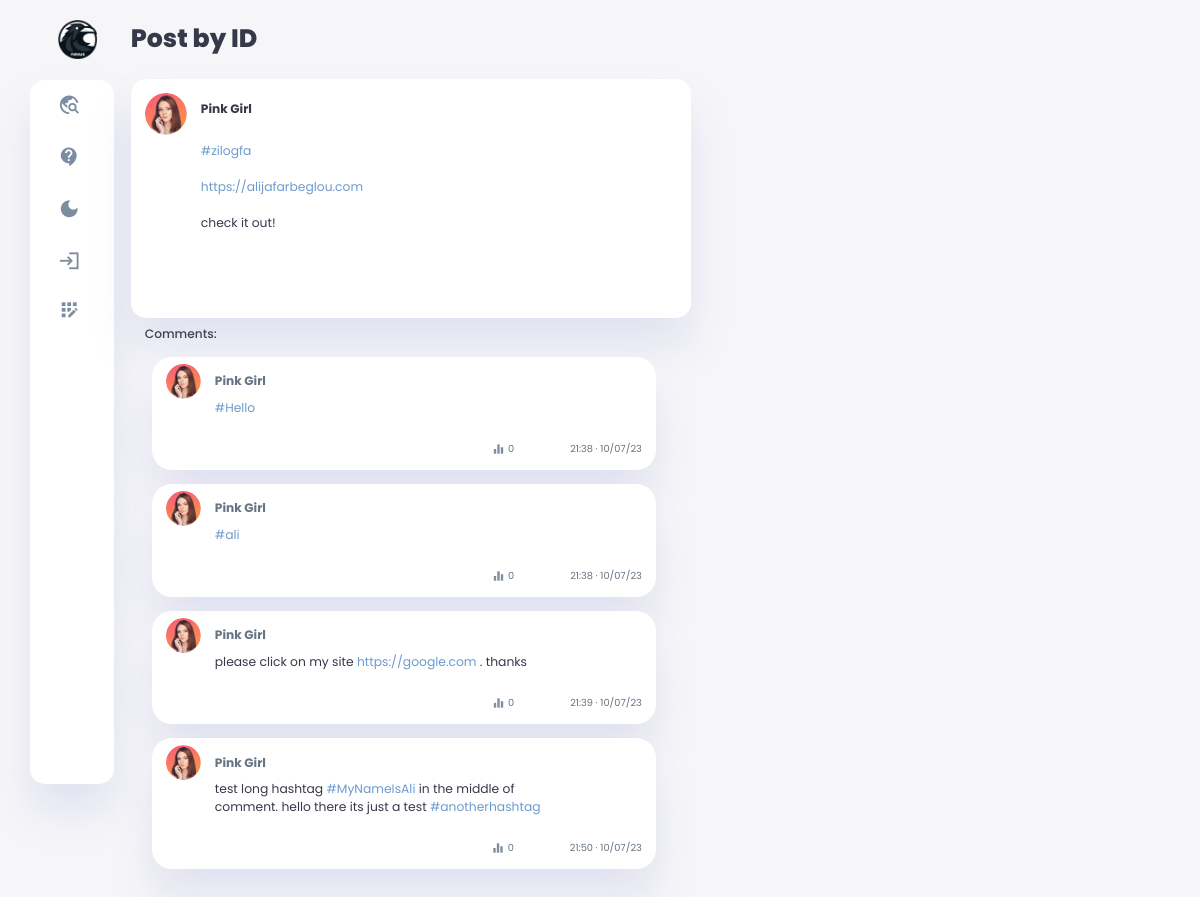
The app's page /showpost/8 with its own data.
### main.py (models this page shows, shortened)
    class User(db.Model, UserMixin):
        __tablename__ = 'user'
        id = db.Column(db.Integer, primary_key=True)
        username = db.Column(db.String(40), nullable=False, unique=False)
        email = db.Column(db.String(80), nullable=False, unique=True)
        password = db.Column(db.String(100), nullable=False)
        profile_picture = db.Column(db.String(80))
        header_picture = db.Column(db.String(80))
        bio = db.Column(db.Text, nullable=True)
        phone_number = db.Column(db.String(20), nullable=True)
        location = db.Column(db.String(30), nullable=True)
        birthday = db.Column(db.DateTime, nullable=True)
        bio_url = db.Column(db.String(255), nullable=True)
        profile_impressions = db.Column(db.Integer, default=0)
        created_at = db.Column(db.DateTime, default=datetime.utcnow)
        updated_at = db.Column(
            db.DateTime, default=datetime.utcnow, onupdate=datetime.utcnow)
        is_blocked = db.Column(db.Boolean, default=False)
        is_private = db.Column(db.Boolean, default=False)
        dark_theme = db.Column(db.Boolean, default=False)
        posts = relationship('Post', back_populates='user')
        comments = db.relationship('Comment', back_populates='user')
        liked_posts = db.relationship(
            'Post', secondary=likes, backref='likers')
        followed = db.relationship('User', secondary=followers,
                                   primaryjoin=(followers.c.follower_id == id),
                                   secondaryjoin=(
                                       followers.c.followed_id == id),
                                   backref=db.backref('followers', lazy='dynamic'), lazy='dynamic')

    class Post(db.Model):  # user.posts.all()
        __tablename__ = 'post'
        id = db.Column(db.Integer, primary_key=True)
        user_id = db.Column(db.Integer, db.ForeignKey(
            'user.id'), nullable=False)
        body = db.Column(db.Text, nullable=False)
        post_picture = db.Column(db.String(200))
        likes = db.Column(db.Integer, default=0)
        created_at = db.Column(db.DateTime, default=datetime.utcnow)
        updated_at = db.Column(
            db.DateTime, default=datetime.utcnow, onupdate=datetime.utcnow)
        post_impressions = db.Column(db.Integer, default=0)
        user = relationship('User', back_populates='posts')
        comments = db.relationship(
            'Comment', back_populates='post', cascade="all, delete-orphan")

    class Comment(db.Model):  # user.comments.all()
        __tablename__ = 'comments'
        id = db.Column(db.Integer, primary_key=True)
        content = db.Column(db.String(255), nullable=False)
        timestamp = db.Column(db.DateTime, nullable=False,
                              default=datetime.utcnow)
        comment_impressions = db.Column(db.Integer, default=0)
        user_id = db.Column(db.Integer, db.ForeignKey(
            'user.id'), nullable=False)
        post_id = db.Column(db.Integer, db.ForeignKey(
            'post.id'), nullable=False)
        user = db.relationship('User', back_populates='comments')
        post = db.relationship('Post', back_populates='comments')

### main.py (the view, shortened to what this page needs)
    @app.route('/showpost/<int:post_id>', methods=['GET', 'POST'])
    def show_post(post_id):
        requested_post = Post.query.get(post_id)
        form = CommentForm()
        if requested_post:
            comments = requested_post.comments
            requested_post.body = process_post_body(requested_post.body)
            if comments:
                for comment in comments:
                    comment.content = process_post_body(comment.content)
            return render_template('showpost.html', form=form, post=requested_post, comments=comments, current_user=current_user, logged_in=current_user.is_authenticated)
        else:
            print(f'Post not found. {post_id}')
            return redirect(url_for('home_page'))

### main.py (called while the page is built)
def process_post_body(body):
    body = re.sub(
        r'(http[s]?://(?:[a-zA-Z]|[0-9]|[$-_@.&+]|[!*\\(\\),]|(?:%[0-9a-fA-F][0-9a-fA-F]))+)',
        r'<a href="\1" target="_blank" class="url-link">\1</a>', body
    )
    body = re.sub(
        r'#(\w+)', r'<a href="/search?query=\1" class="hashtag-link">#\1</a>', body)
    return body

### templates/showpost.html (shortened to what this page needs)
{% extends 'base.html' %}
{% block content %}
<h1>Post by ID</h1>
<div class="user-post" data-post-id="{{ post.id }}">
  <div class="content">
    <div class="title">
        {% if post.user.profile_picture %}
        <img src="{{ url_for('static', filename='profile_pictures/' + post.user.profile_picture) }}">
        {% else %}
        <img src="{{ url_for('static', filename='images/blank-profile-pic.png') }}">
        {% endif %}
        <a href="{{ url_for('user_profile', user_id=post.user.id) }}">
          <h3>{{ post.user.username }}</h3>
        </a>
    </div>
    <div class="post-body">
      <p class="p-body">{{ post.body|replace('\n', '<br>')|safe }}</p>
    </div>
  </div>
</div>
  {% if comments %}
  <h3 class="comment-h3">Comments:</h3>
  {% for comment in comments %}
  <div class="comment-sec" data-comment-id="{{ comment.id }}">
      <div class="title">
        <div>
          {% if comment.user.profile_picture %}
          <img src="{{ url_for('static', filename='profile_pictures/' + comment.user.profile_picture) }}">
          {% else %}
          <img src="{{ url_for('static', filename='images/blank-profile-pic.png') }}">
          {% endif %}
        </div>
        <div class="title-body">
          <a href="{{ url_for('user_profile', user_id=comment.user.id) }}">
            <h3>{{ comment.user.username }}</h3>
          </a>
        </div>
      </div>
      <div class="comment-body">
        <p>{{ comment.content | safe }}</p>
      </div>
      <div class="comment-detail">
        <a href="#">
          <span class="material-icons-sharp">
          </span>
          <p class="comment-impression-count">&nbsp;{{ comment.comment_impressions }}</p>
        </a>
        <a href="#">
          <p>{{ comment.timestamp.strftime('%H:%M · %D') }} </p>
        </a>
      </div>
  </div>
  {% endfor %}
  {% else %}
      <h3 class="comment-h3">No comments!</h3>
  {% endif %}
{% endblock %}

### static/css/root.css (style rules this page uses)
:root { --color-primary: #6C9BCF; --color-danger: #FF0060; --color-success: #1B9C85; --color-warning: #F7D060; --color-white: #fff; --color-info-dark: #7d8da1; --color-dark: #363949; --color-light: rgba(132, 139, 200, 0.18); --color-dark-variant: #677483; --color-background: #f6f6f9; --card-border-radius: 2rem; --border-radius-1: 0.4rem; --border-radius-2: 1.2rem; --card-padding: 1.8rem; --padding-1: 1.2rem; --box-shadow: 0 2rem 3rem var(--color-light); --color-post: #5dbbff; --color-post-hover: #0095ff; }
* { margin: 0; padding: 0; outline: 0; appearance: 0; border: 0; text-decoration: none; box-sizing: border-box; }
html { font-size: 14px; }
body { width: 100vw; height: 100vh; font-family: 'Poppins', sans-serif; font-size: 0.88rem; user-select: none; overflow-x: hidden; color: var(--color-dark); background-color: var(--color-background); }
a { color: var(--color-dark); }
img { display: block; width: 100%; object-fit: cover; }
h1 { font-weight: 800; font-size: 1.8rem; }
h3 { font-weight: 500; font-size: 0.87rem; }
p { color: var(--color-dark-variant); }

### static/css/main.css (style rules this page uses)
main .user-post { display: flex; flex-direction: column; justify-content: space-between; background-color: var(--color-white); box-shadow: var(--box-shadow); border-radius: 15px; min-height: 6vh; width: 46rem; position: relative; top: 1.5rem; transition: all 0.3s ease; margin-bottom: 1rem; }
.user-post { -webkit-user-select: none; user-select: none; }
.user-post { width: -moz-fit-content; width: fit-content; }
main .user-post .content { padding: 1rem; }
main .user-post .content .title { display: flex; flex-direction: row; gap: 1rem; position: relative; }
main .user-post .content .title img { width: 3rem; clip-path: circle(); border-radius: 50px; }
main .user-post .content .title h3 { margin-top: 0.5rem; font-weight: bolder; }
main .user-post .content .title h3 { margin-top: 0.5rem; }
main .user-post .content .post-body { margin-top: 0.5rem; margin-left: 4rem; position: relative; align-items: center; }
main .user-post .content .post-body .p-body { inline-size: 98%; overflow-wrap: break-word; color: var(--color-dark); }
main .comment-h3 { padding: 1rem; }
main .comment-sec { display: flex; flex-direction: column; justify-content: space-between; border-radius: 20px; min-height: 8vh; width: 44rem; background-color: var(--color-white); background-color: var(--color-white); box-shadow: var(--box-shadow); position: relative; left: 1.5rem; transition: all 0.3s ease; margin-bottom: 1rem; }
main .comment-sec .title { display: flex; flex-direction: row; margin-left: 1rem; margin-top: 0.5rem; align-items: center; gap: 1rem; }
main .comment-sec .title img { width: 2.5rem; clip-path: circle(); border-radius: 50px; }
main .comment-sec .title-body h3 { color:var(--color-dark-variant); font-weight: bolder; }
main .comment-sec .comment-body { inline-size: 80%; overflow-wrap: break-word; padding-left: 4.5rem; }
main .comment-sec .comment-body p { color: var(--color-dark); }
main .comment-sec .comment-detail { display: flex; flex-direction: row; justify-content:flex-end; gap: 4rem; padding: 1rem; margin-top: 0.8rem; font-size: 0.7rem; color:var(--color-info-dark); }
main .comment-sec .comment-detail a { display: flex; flex-direction: row; color: var(--color-info-dark); align-items: center; }
main .comment-sec a span { font-size: 1.0rem; }

### static/css/btn.css (style rules this page uses)
.hashtag-link { color: var(--color-primary); }
.url-link { color: var(--color-primary); }

### static/css/tablet.css (style rules this page uses)
@media screen and (max-width: 1200px) { main .user-post { max-width: 40rem; } }
@media screen and (max-width: 1200px) { main .comment-sec { width: 36rem; } }

### records on screen
User: profile_picture (picture), user.username "Pink Girl"
Post: body "#zilogfa https://alijafarbeglou.com check it out!"
Comment: profile_picture (picture), user.username "Pink Girl", content "#Hello", comment_impressions "0", timestamp "21:38 · 10/07/23"
Comment: profile_picture (picture), user.username "Pink Girl", content "#ali", comment_impressions "0", timestamp "21:38 · 10/07/23"
Comment: profile_picture (picture), user.username "Pink Girl", content "please click on my site https://google.com . thanks", comment_impressions "0", timestamp "21:39 · 10/07/23"
Comment: profile_picture (picture), user.username "Pink Girl", content "test long hashtag #MyNameIsAli in the middle of comment. hello there its just a test #anotherhashtag", comment_impressions "0", timestamp "21:50 · 10/07/23"
